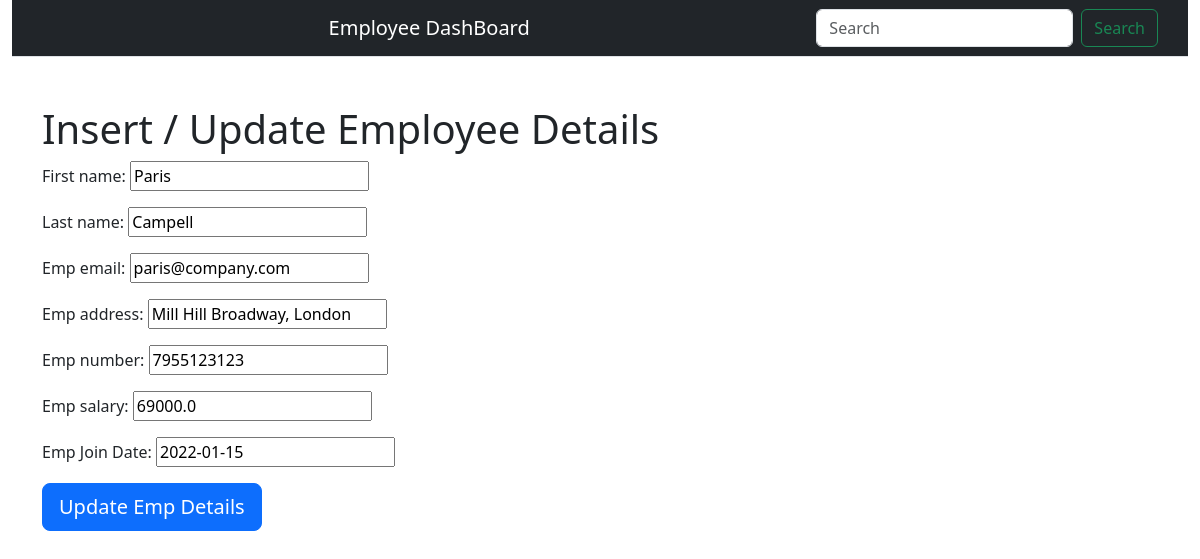
The app's page /update/2/ with its own data.
### testApp/models.py (models this page shows, shortened)
class Employee(models.Model):
    first_name = models.CharField(max_length=30)
    last_name =  models.CharField(max_length=30)
    Emp_email= models.EmailField()
    Emp_address= models.CharField(max_length=162)
    Emp_number= models.IntegerField()
    Emp_salary= models.FloatField()
    Emp_Join_Date= models.DateField()
    id = models.AutoField(primary_key=True)

### testApp/views.py (the view)
# urls.py: path('update/<int:pk>/', views.EmployeeUpdateView.as_view(), name='update'),
class EmployeeUpdateView(UpdateView):
    model = Employee
    fields= '__all__'

### templates/testApp/employee_form.html (shortened to what this page needs)
{% extends "testApp/base.html" %}
{% block body_block %}
<!DOCTYPE html>
<html lang="en">
<head>
</head>
<body>
    <div class="container mt-5">
    <h1> Insert / Update Employee Details</h1>
    <form method="post">
    {{ form.as_p }}
    <input type="submit" value ="Update Emp Details" class="btn btn-primary btn-lg" >
    </div>
</body>
</html>
{% endblock %}

### records on screen
Employee: first_name "Paris", last_name "Campell", Emp_email "paris@company.com", Emp_address "Mill Hill Broadway, London", Emp_number "7955123123", Emp_salary "69000.0", Emp_Join_Date "2022-01-15"
